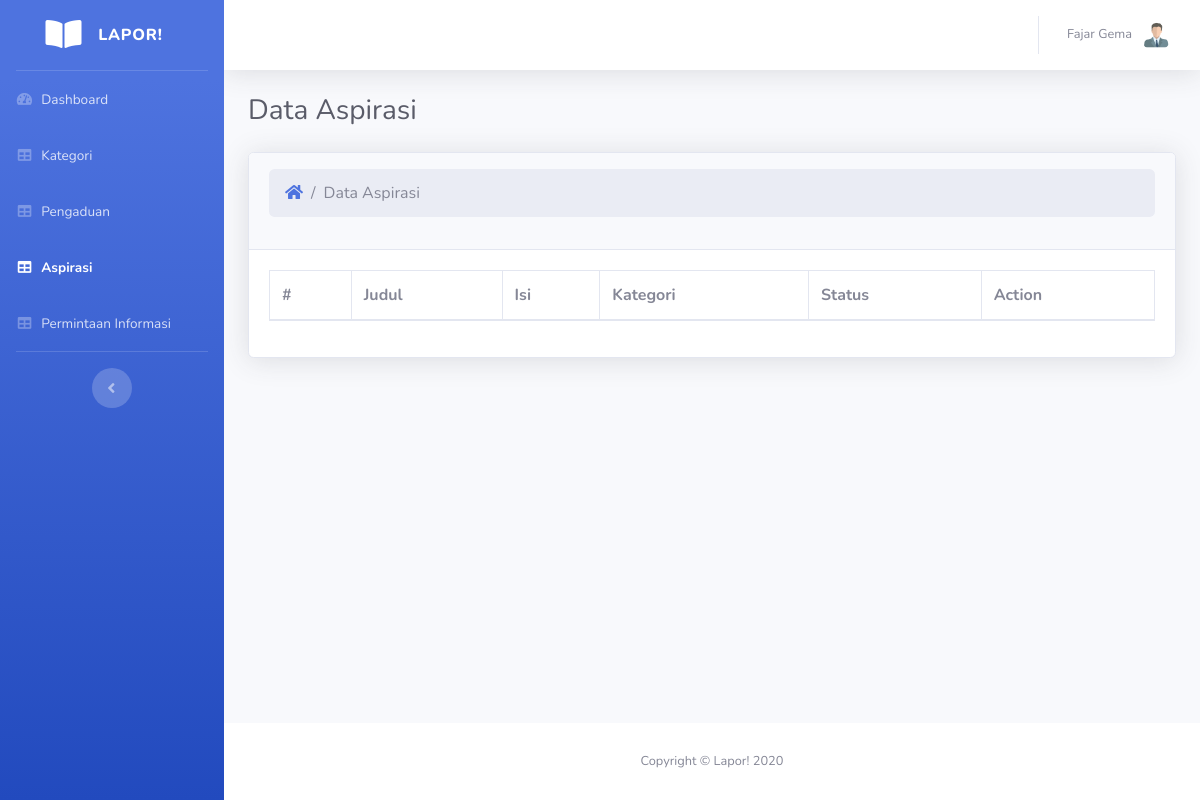
/admin/aspirasi/index.php (signed in), run on an earlier commit of the app's database.
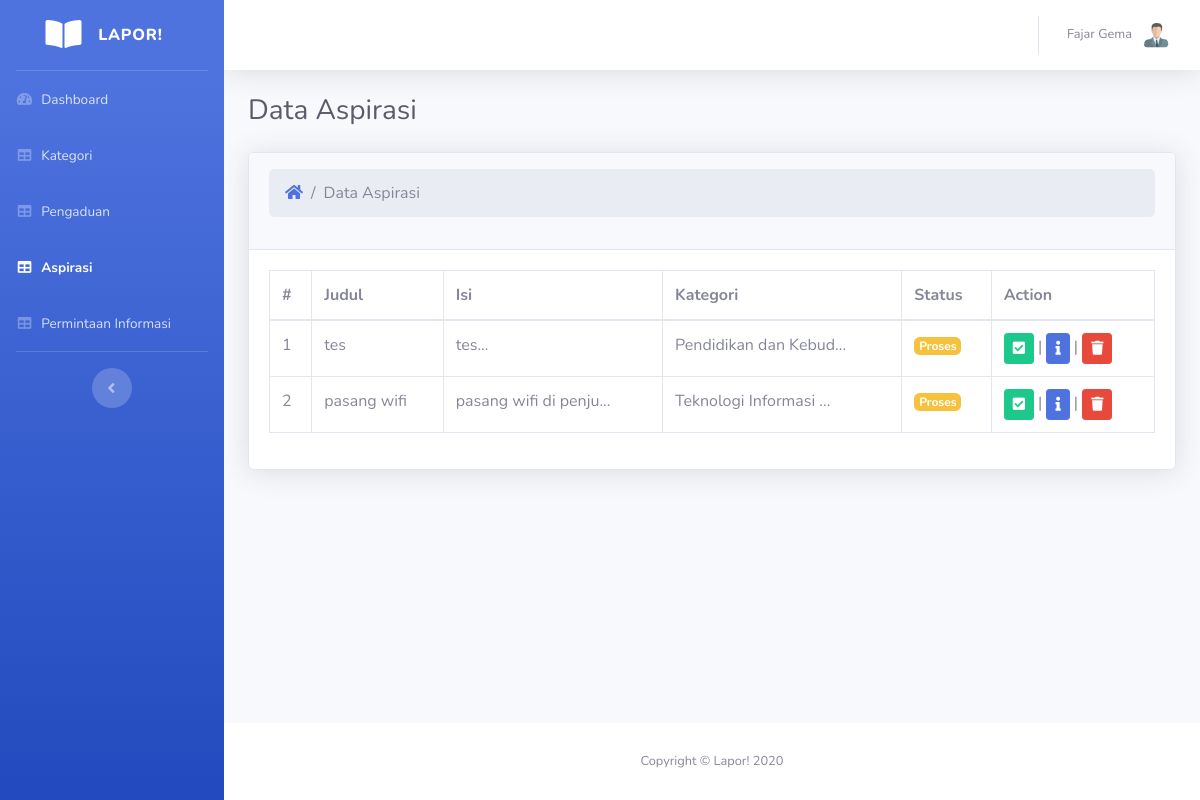
And on a later commit of the database.
### tables this page shows
CREATE TABLE `aspirasi` (
  `id_aspirasi` int(11) NOT NULL,
  `kode` varchar(255) NOT NULL,
  `judul` varchar(128) NOT NULL,
  `isi` text NOT NULL,
  `tgl_dikirim` date NOT NULL,
  `id_kategori` int(11) NOT NULL,
  `stat` int(1) NOT NULL,
  `gambar` varchar(255) DEFAULT NULL
);

CREATE TABLE `kategori` (
  `id` int(11) NOT NULL,
  `nama` varchar(128) NOT NULL
);

### admin/aspirasi/index.php (the view, shortened to what the changed rows need)
<?php
	include '../../config.php';
?>
<!DOCTYPE html>
<html lang="en">
<head>
    <link href="../../assets/vendor/fontawesome-free/css/all.min.css" rel="stylesheet" type="text/css">
    <link href="../../assets/css/sb-admin-2.min.css" rel="stylesheet">
    <link href="../../assets/vendor/datatables/dataTables.bootstrap4.min.css" rel="stylesheet">
</head>
<body id="page-top">
    <div id="wrapper">
        <div id="content-wrapper" class="d-flex flex-column">
            <div id="content">
                <div class="container-fluid">
                    <div class="d-sm-flex align-items-center justify-content-between mb-4">
                        <h1 class="h3 mb-0 text-gray-800">Data Aspirasi</h1>
                    </div>
                    <div class="card shadow mb-4">
                        <div class="card-body">
                            <div class="table-responsive">
                                <table class="table table-bordered" id="dataTable">
                                    <thead>
                                        <tr>
                                            <th>#</th>
                                            <th>Judul</th>
                                            <th>Isi</th>
                                            <th>Kategori</th>
                                            <th>Status</th>
                                            <th>Action</th>
                                        </tr>
                                    </thead>
                                    <tbody>
                                    <?php
                                        $data=mysqli_query($db,"SELECT * FROM aspirasi, kategori where aspirasi.id_kategori=kategori.id");
                                        $no=1;
                                        while ($r=mysqli_fetch_array($data)) {
                                    ?>
                                        <tr>
                                            <td><?php echo $no++ ?></td>
                                            <td><?php echo $r['judul']; ?></td>
                                            <td>
                                                <?php
                                                    if (strlen($r["isi"])<=1) {
                                                        echo $r["isi"];
                                                    } else{
                                                        $y=substr($r["isi"],0,20) . '...';
                                                        echo $y;
                                                    }
                                                ?>
                                            </td>
                                            <td>
                                                <?php
                                                    if (strlen($r["nama"])<=1) {
                                                        echo $r["nama"];
                                                    } else{
                                                        $y=substr($r["nama"],0,20) . '...';
                                                        echo $y;
                                                    }
                                                ?>
                                            </td>
                                            <td>
                                                <?php
                                                    if($r['stat'] == 0){
                                                        echo '<span class="badge badge-warning">Proses</span>';
                                                    } else if ($r['stat'] == 1) {
                                                        echo '<span class="badge badge-success">Selesai</span>';
                                                    } else {
                                                        echo 'Tidak di ketahui';
                                                    }
                                                ?>
                                            </td>
                                            <td>
                                                <form action="status.php" method="post">
                                                    <?php
                                                    if($r['stat'] == 0){
                                                        echo '<button type="submit" class="btn btn-sm btn-success" name="submit"> <i class="fas fa-check-square"></i> </button> |';
                                                    } else {
                                                        echo ' ';
                                                    }
                                                    ?>
                                                    <a class="btn btn-primary btn-sm" href="detail.php?id_aspirasi=<?php echo $r['id_aspirasi']; ?>"> <i class="fas fa-info"></i></a>
                                                     |
                                                    <a class="btn btn-danger btn-sm" href="hapus.php?id_aspirasi=<?php echo $r['id_aspirasi']; ?>"> <i class="fas fa-trash"></i></a>
                                                </form>
                                            </td>
                                        </tr>
                                    <?php } ?>
                                    </tbody>
                                </table>
                            </div>
                        </div>
                    </div>
                </div>
            </div>
        </div>
    </div>
</body>
</html>

What changed in the data, as far as the page shows it:
added aspirasi: judul "tes", isi "tes...", id_kategori.nama "Pendidikan dan Kebud...", stat "Proses"
added aspirasi: judul "pasang wifi", isi "pasang wifi di penju...", id_kategori.nama "Teknologi Informasi ...", stat "Proses"
